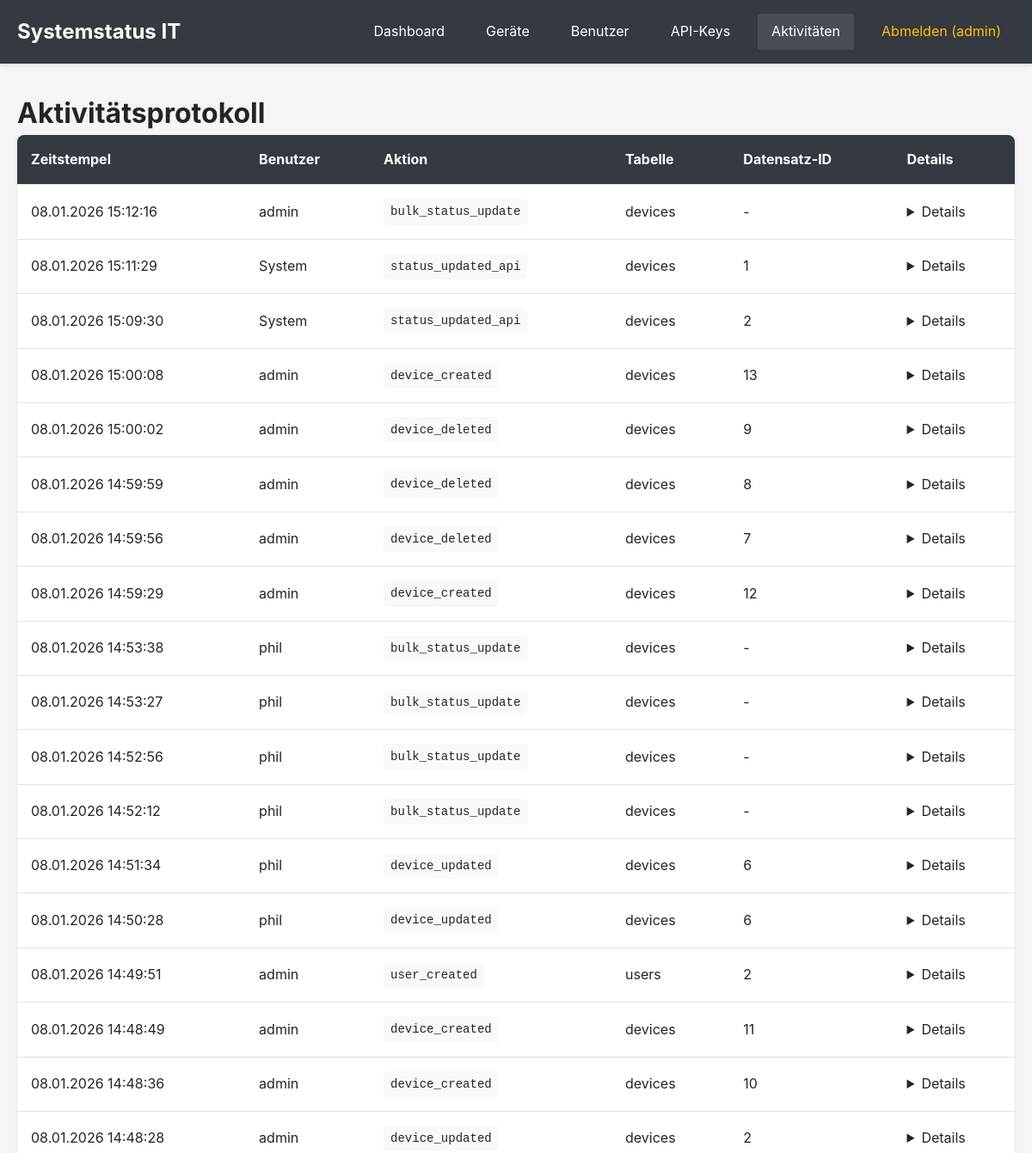
/activities.php (signed in, upper part), run on an earlier commit of the app's database.
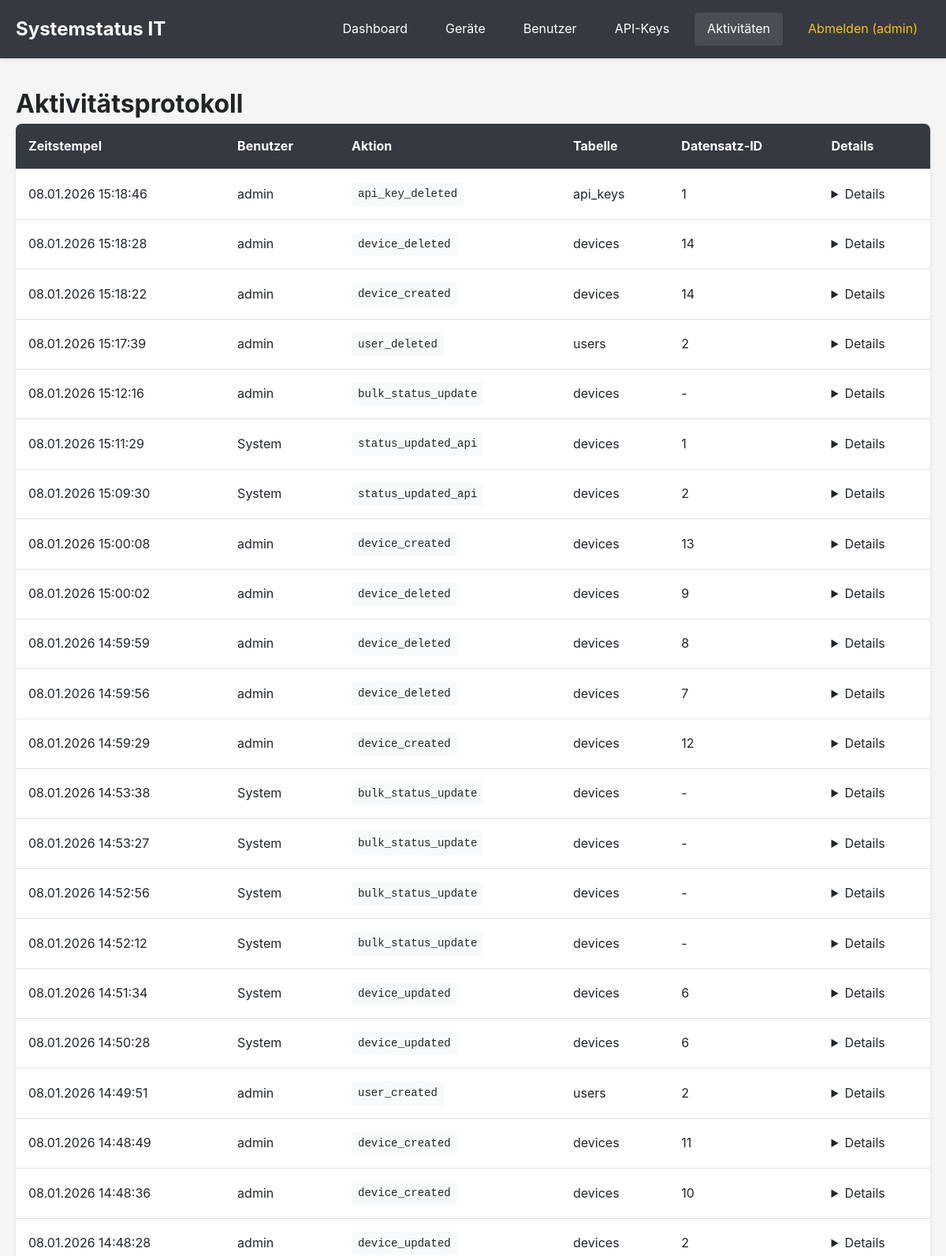
And on a later commit of the database.
### tables this page shows
CREATE TABLE activities (
            id INTEGER PRIMARY KEY AUTOINCREMENT,
            action TEXT NOT NULL,
            table_name TEXT NOT NULL,
            record_id INTEGER,
            old_data TEXT,
            new_data TEXT,
            user_id INTEGER,
            created_at DATETIME DEFAULT CURRENT_TIMESTAMP,
            FOREIGN KEY (user_id) REFERENCES users(id)
        );

CREATE TABLE users (
            id INTEGER PRIMARY KEY AUTOINCREMENT,
            username TEXT UNIQUE NOT NULL,
            password TEXT NOT NULL,
            is_admin INTEGER DEFAULT 0,
            created_at DATETIME DEFAULT CURRENT_TIMESTAMP
        );

### classes/Database.php (called while the page is built, shortened)
<?php
class Database {
    private $db;
    public function __construct() {
        $this->db = new PDO('sqlite:' . DB_PATH);
        $this->db->setAttribute(PDO::ATTR_ERRMODE, PDO::ERRMODE_EXCEPTION);
        $this->db->setAttribute(PDO::ATTR_DEFAULT_FETCH_MODE, PDO::FETCH_ASSOC);
        $this->initDatabase();
    }
    private function initDatabase() {
        $this->db->exec("CREATE TABLE IF NOT EXISTS devices (
            id INTEGER PRIMARY KEY AUTOINCREMENT,
            name TEXT NOT NULL,
            device_key TEXT UNIQUE NOT NULL,
            status TEXT NOT NULL DEFAULT 'normal',
            note TEXT,
            parent_id INTEGER,
            created_at DATETIME DEFAULT CURRENT_TIMESTAMP,
            updated_at DATETIME DEFAULT CURRENT_TIMESTAMP,
            FOREIGN KEY (parent_id) REFERENCES devices(id) ON DELETE CASCADE
        )");
        $this->db->exec("CREATE TABLE IF NOT EXISTS users (
            id INTEGER PRIMARY KEY AUTOINCREMENT,
            username TEXT UNIQUE NOT NULL,
            password TEXT NOT NULL,
            is_admin INTEGER DEFAULT 0,
            created_at DATETIME DEFAULT CURRENT_TIMESTAMP
        )");
        $this->db->exec("CREATE TABLE IF NOT EXISTS activities (
            id INTEGER PRIMARY KEY AUTOINCREMENT,
            action TEXT NOT NULL,
            table_name TEXT NOT NULL,
            record_id INTEGER,
            old_data TEXT,
            new_data TEXT,
            user_id INTEGER,
            created_at DATETIME DEFAULT CURRENT_TIMESTAMP,
            FOREIGN KEY (user_id) REFERENCES users(id)
        )");
        $this->db->exec("CREATE TABLE IF NOT EXISTS api_keys (
            id INTEGER PRIMARY KEY AUTOINCREMENT,
            api_key TEXT UNIQUE NOT NULL,
            description TEXT,
            created_at DATETIME DEFAULT CURRENT_TIMESTAMP,
            is_active INTEGER DEFAULT 1
        )");
        $this->db->exec("CREATE INDEX IF NOT EXISTS idx_devices_parent ON devices(parent_id)");
        $this->db->exec("CREATE INDEX IF NOT EXISTS idx_devices_key ON devices(device_key)");
        $this->db->exec("CREATE INDEX IF NOT EXISTS idx_activities_user ON activities(user_id)");
        $this->db->exec("CREATE INDEX IF NOT EXISTS idx_activities_created ON activities(created_at)");
        $stmt = $this->db->prepare("SELECT COUNT(*) FROM users WHERE username = 'admin'");
        $stmt->execute();
    }
    public function query($sql, $params = []) {
        $stmt = $this->db->prepare($sql);
        $stmt->execute($params);
        return $stmt;
    }
    public function fetchAll($sql, $params = []) {
        return $this->query($sql, $params)->fetchAll();
    }
}

### classes/Auth.php (called while the page is built, shortened)
<?php
require_once __DIR__ . '/Database.php';
class Auth {
    public function __construct() {
        $this->db = new Database();
    }
    public function isAdmin() {
        return isset($_SESSION['is_admin']) && $_SESSION['is_admin'];
    }
    public function getUsername() {
        return $_SESSION['username'] ?? null;
    }
}

### classes/Security.php (called while the page is built, shortened)
<?php
class Security {
    public static function escape($string) {
        return htmlspecialchars($string, ENT_QUOTES, 'UTF-8');
    }
}

### classes/ActivityLogger.php (called while the page is built, shortened)
<?php
require_once __DIR__ . '/Database.php';
class ActivityLogger {
    private $db;
    public function __construct() {
        $this->db = new Database();
    }
    public function getActivities($limit = 100) {
        return $this->db->fetchAll(
            "SELECT a.*, u.username
             FROM activities a
             LEFT JOIN users u ON a.user_id = u.id
             ORDER BY a.created_at DESC
             LIMIT ?",
            [$limit]
        );
    }
}

### activities.php (the view, shortened to what this page needs)
<?php
require_once 'classes/Auth.php';
require_once 'classes/ActivityLogger.php';
require_once 'classes/Security.php';
$activityLogger = new ActivityLogger();
$activities = $activityLogger->getActivities(500);
include 'includes/header.php';
?>
<div class="activities-page">
    <h1>Aktivitätsprotokoll</h1>
    <div class="activities-list">
        <table class="data-table">
            <thead>
                <tr>
                    <th>Zeitstempel</th>
                    <th>Benutzer</th>
                    <th>Aktion</th>
                    <th>Tabelle</th>
                    <th>Datensatz-ID</th>
                    <th>Details</th>
                </tr>
            </thead>
            <tbody>
                <?php foreach ($activities as $activity): ?>
                    <tr>
                        <td><?= date('d.m.Y H:i:s', strtotime($activity['created_at'])) ?></td>
                        <td><?= Security::escape($activity['username'] ?? 'System') ?></td>
                        <td><span class="action-badge"><?= Security::escape($activity['action']) ?></span></td>
                        <td><?= Security::escape($activity['table_name']) ?></td>
                        <td><?= $activity['record_id'] ?? '-' ?></td>
                        <td>
                            <?php
                            $oldData = $activity['old_data'] ? json_decode($activity['old_data'], true) : null;
                            $newData = $activity['new_data'] ? json_decode($activity['new_data'], true) : null;
                            if ($oldData || $newData) {
                                echo '<details><summary>Details</summary>';
                                echo '</details>';
                            }
                            ?>
                        </td>
                    </tr>
                <?php endforeach; ?>
            </tbody>
        </table>
    </div>
</div>
<?php include 'includes/footer.php'; ?>

### includes/header.php (shortened to what this page needs)
<?php
require_once __DIR__ . '/../classes/Auth.php';
require_once __DIR__ . '/../classes/Security.php';
$auth = new Auth();
$auth->requireLogin();
?>
<!DOCTYPE html>
<html lang="de">
<head>
    <link rel="stylesheet" href="css/style.css">
</head>
<body>
    <nav class="navbar">
        <div class="container">
            <div class="navbar-brand">
                <a href="dashboard.php">Systemstatus IT</a>
            </div>
            <div class="navbar-menu">
                <a href="dashboard.php" class="<?= basename($_SERVER['PHP_SELF']) == 'dashboard.php' ? 'active' : '' ?>">Dashboard</a>
                <a href="devices.php" class="<?= basename($_SERVER['PHP_SELF']) == 'devices.php' ? 'active' : '' ?>">Geräte</a>
                <?php if ($auth->isAdmin()): ?>
                    <a href="users.php" class="<?= basename($_SERVER['PHP_SELF']) == 'users.php' ? 'active' : '' ?>">Benutzer</a>
                    <a href="api_keys.php" class="<?= basename($_SERVER['PHP_SELF']) == 'api_keys.php' ? 'active' : '' ?>">API-Keys</a>
                <?php endif; ?>
                <a href="activities.php" class="<?= basename($_SERVER['PHP_SELF']) == 'activities.php' ? 'active' : '' ?>">Aktivitäten</a>
                <a href="logout.php" class="logout">Abmelden (<?= Security::escape($auth->getUsername()) ?>)</a>
            </div>
        </div>
    </nav>
    <main class="container">

### includes/footer.php (shortened to what this page needs)
    </main>
</body>
</html>

### css/style.css (style rules this page uses)
* { margin: 0; padding: 0; box-sizing: border-box; }
:root { --primary-color: #007bff; --secondary-color: #6c757d; --success-color: #28a745; --danger-color: #dc3545; --warning-color: #ffc107; --info-color: #17a2b8; --dark-color: #343a40; --light-color: #f8f9fa; --border-color: #dee2e6; --text-color: #212529; --text-muted: #6c757d; --shadow: 0 2px 4px rgba(0,0,0,0.1); --shadow-lg: 0 4px 6px rgba(0,0,0,0.1); }
body { font-family: -apple-system, BlinkMacSystemFont, 'Segoe UI', Roboto, 'Helvetica Neue', Arial, sans-serif; line-height: 1.6; color: var(--text-color); background-color: #f5f5f5; min-height: 100vh; display: flex; flex-direction: column; }
.container { max-width: 1200px; margin: 0 auto; padding: 0 20px; width: 100%; }
.navbar { background-color: var(--dark-color); color: white; padding: 1rem 0; box-shadow: var(--shadow); }
.navbar .container { display: flex; justify-content: space-between; align-items: center; flex-wrap: wrap; }
.navbar-brand a { color: white; text-decoration: none; font-size: 1.5rem; font-weight: bold; }
.navbar-menu { display: flex; gap: 1rem; align-items: center; flex-wrap: wrap; }
.navbar-menu a { color: white; text-decoration: none; padding: 0.5rem 1rem; border-radius: 4px; transition: background-color 0.3s; }
.navbar-menu a:hover, .navbar-menu a.active { background-color: rgba(255,255,255,0.1); }
.navbar-menu .logout { color: #ffc107; }
.data-table { width: 100%; background: white; border-collapse: collapse; box-shadow: var(--shadow); border-radius: 8px; overflow: hidden; }
.data-table thead { background-color: var(--dark-color); color: white; }
.data-table th, .data-table td { padding: 1rem; text-align: left; border-bottom: 1px solid var(--border-color); }
.devices-page, .users-page, .api-keys-page, .activities-page { padding: 2rem 0; }
.action-badge { display: inline-block; padding: 0.25rem 0.5rem; background-color: var(--light-color); border-radius: 4px; font-size: 0.875rem; font-family: monospace; }

What changed in the data, as far as the page shows it:
added activities: created_at "08.01.2026 15:18:46", user.username "admin", action "api_key_deleted", table_name "api_keys", record "1"
added activities: created_at "08.01.2026 15:18:28", user.username "admin", action "device_deleted", table_name "devices", record "14"
added activities: created_at "08.01.2026 15:18:22", user.username "admin", action "device_created", table_name "devices", record "14"
added activities: created_at "08.01.2026 15:17:39", user.username "admin", action "user_deleted", table_name "users", record "2"
computed for activities (number 13 of 22 on the later page): user.username "phil" → "System"
computed for activities (number 14 of 22 on the later page): user.username "phil" → "System"
computed for activities (number 15 of 22 on the later page): user.username "phil" → "System"
computed for activities (number 16 of 22 on the later page): user.username "phil" → "System"
computed for activities (number 17 of 22 on the later page): user.username "phil" → "System"
computed for activities (number 18 of 22 on the later page): user.username "phil" → "System"
